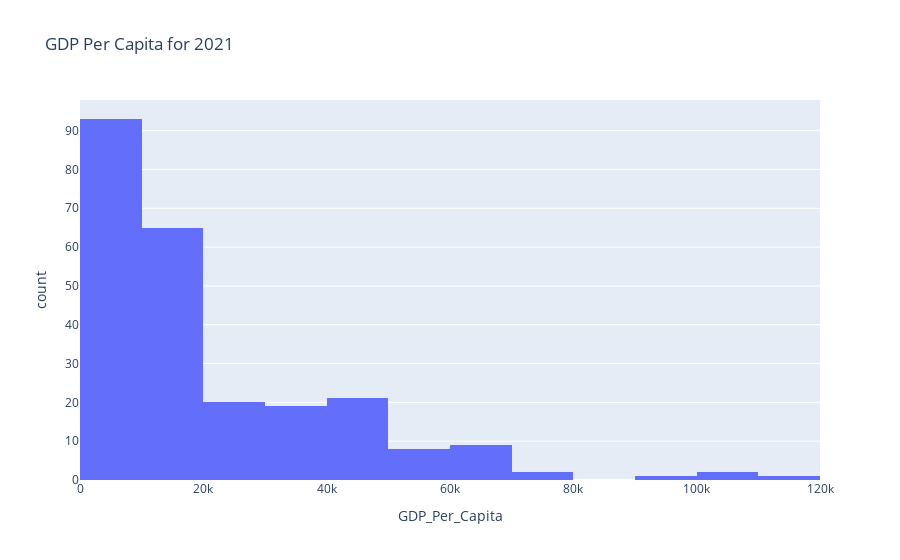

Write notebook code for a chart like this one.
### Markdown cell above
- **This is a right skewed histogram with one mode**

### Code cell
plotly_hist = px.histogram(gdp_2021['GDP_Per_Capita'],nbins=20, x='GDP_Per_Capita', title = 'GDP Per Capita for 2021')
plotly_hist

### Figure 1 — Plotly figure (JSON) as saved in the notebook; plotly's stock layout.template omitted (floating-point values rounded to 4 significant figures; data arrays with more than 128 entries replaced by an {"elided": "..."} marker saying what was removed)
{"data": [{"alignmentgroup": "True", "bingroup": "x", "hovertemplate": "GDP_Per_Capita=%{x}<br>count=%{y}<extra></extra>", "legendgroup": "", "marker": {"color": "#636efa", "pattern": {"shape": ""}}, "name": "", "nbinsx": 20, "offsetgroup": "", "orientation": "v", "showlegend": false, "type": "histogram", "x": {"elided": "241 float values"}, "xaxis": "x", "yaxis": "y"}], "layout": {"barmode": "relative", "legend": {"tracegroupgap": 0}, "title": {"text": "GDP Per Capita for 2021"}, "xaxis": {"anchor": "y", "domain": [0, 1], "title": {"text": "GDP_Per_Capita"}}, "yaxis": {"anchor": "x", "domain": [0, 1], "title": {"text": "count"}}}}
